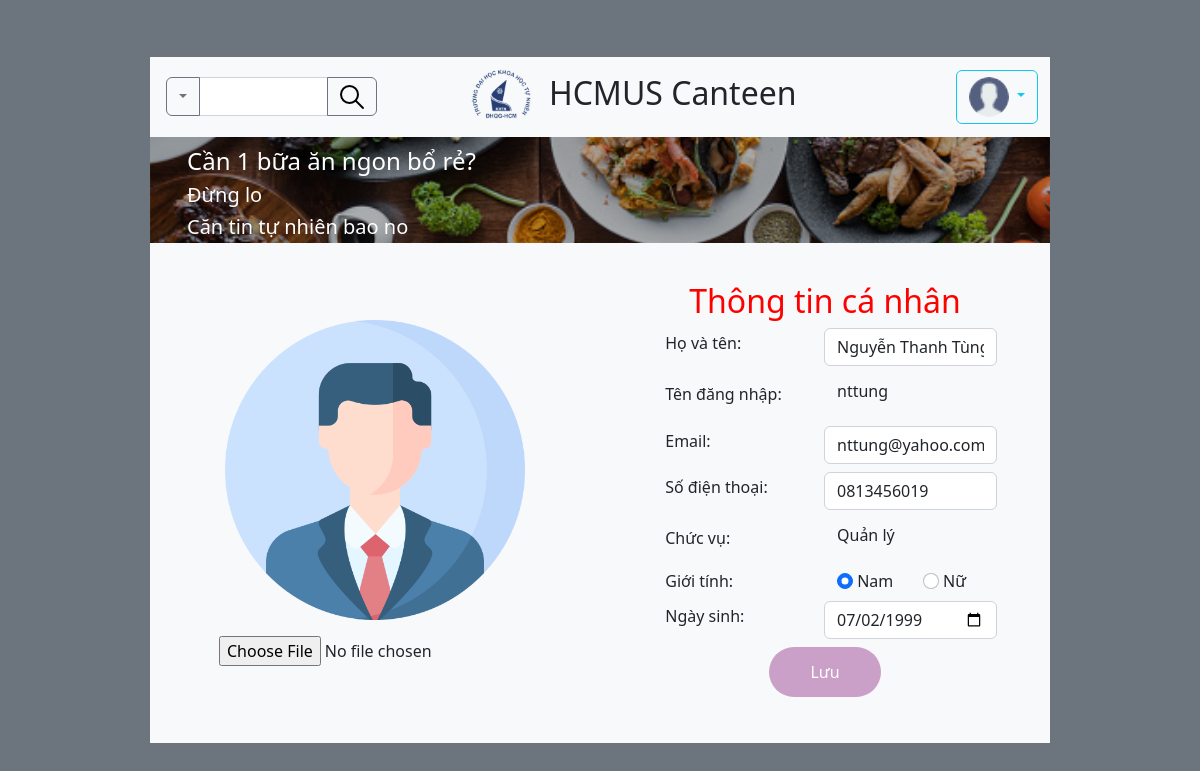
The app's page /View/profile.php (signed in) with its own data.
### tables this page shows
CREATE TABLE IF NOT EXISTS NGUOI_DUNG 
(
  USERNAME    varchar(20),
  PASSWORD    varchar(60) NOT NULL,
  ROLE        varchar(11) NOT NULL,
  IMAGE       text,
  HOTEN       varchar(30),
  GIOITINH    char(3),
  SDT         varchar(11),
  NGAYSINH    DATE,
  EMAIL       varchar(50),
  primary key (USERNAME)
);

### View/profile.php (the view, shortened to what this page needs)
<?php
include "../Model/db_connect.php";
$username = $_SESSION['username'];
$sql = "SELECT * FROM `nguoi_dung` WHERE `USERNAME` LIKE '$username'";
$query = $conn->query($sql);
$query->setFetchMode(PDO::FETCH_ASSOC);
$row = $query->fetch();
$imagepath = $row['IMAGE'] ?? '../images/png/profile.png';
?>
<!DOCTYPE html>
<html lang="en">
<head>
    <link href="https://cdn.jsdelivr.net/npm/bootstrap@5.2.3/dist/css/bootstrap.min.css" rel="stylesheet">
</head>
<body>
    <div class="vh-100 d-flex align-items-center justify-content-center bg-secondary">
        <div class="container w-75 bg-light">
            <?php include "./header.php" ?>
            <form action="../Control/update-profile.php" method="post" enctype="multipart/form-data" class="row overflow-auto" style="height: 500px">
                <div class="col-md-6 p-0 m-0 d-flex flex-column justify-content-center align-items-center">
                    <img src="<?php echo $imagepath ?>" class="img rounded" style="width: 300px; height: auto;" alt="profile">
                    <div class="row mt-3 align-items-center">
                    <input class="col" type="file" name="image" accept="image/*"/>
                    </div>
                </div>
                <div class="col-md-6 d-flex justify-content-center align-items-center">
                    <div class="w-75">
                        <div class="row h2 justify-content-center " style="color: #FD0000">Thông tin cá nhân</div>
                        <div class="row my-2 form-outline d-flex align-items-center">
                            <label class="col form-label" for="fullname">Họ và tên:</label>
                            <input type="text" id="fullname" name="fullname" class="col form-control" value="<?php echo $row['HOTEN'] ?>" required />
                        </div>
                        <div class="row my-3 ">
                            <div class="col">Tên đăng nhập:</div>
                            <div class="col h6"><?php echo $row['USERNAME'] ?></div>
                        </div>
                        <div class="row my-2 form-outline d-flex align-items-center ">
                            <label class="col form-label" for="email">Email:</label>
                            <input type="email" id="email" name="email" class="col form-control" value="<?php echo $row['EMAIL'] ?>" />
                        </div>
                        <div class="row my-2 form-outline d-flex align-items-center">
                            <label class="col form-label" for="sdt">Số điện thoại:</label>
                            <input type="tel" id="sdt" name="sdt" class="col form-control" value="<?php echo $row['SDT'] ?>" />
                        </div>
                        <div class="row my-3 ">
                            <div class="col">Chức vụ:</div>
                            <div class="col h6"><?php echo $row['ROLE'] ?></div>
                        </div>
                        <div class="row my-2 align-items-center ">
                            <label class="col-6 form-check-label" for="">Giới tính:</label>
                            <div class="col form-outline">
                                <input class="form-check-input" type="radio" name="gender" id="gender1" value="Nam" <?php if ($row['GIOITINH'] == 'Nam') echo 'checked' ?>>
                                <label class="form-check-label" for="gender1">Nam</label>
                            </div>
                            <div class="col form-outline">
                                <input class="form-check-input" type="radio" name="gender" id="gender2" value="Nữ" <?php if ($row['GIOITINH'] == 'Nữ') echo 'checked' ?>>
                                <label class="form-check-label" for="gender2">Nữ</label>
                            </div>
                        </div>
                        <div class="row my-2 form-outline d-flex align-items-center ">
                            <label class="col form-label" for="date">Ngày sinh:</label>
                            <input type="date" id="date" name="date" class="col form-control" value="<?php echo $row['NGAYSINH'] ?>" required />
                        </div>
                        <div class="text-center my-2 ">
                            <button type="submit" class="btn text-white" style="border-radius: 8rem; padding: 0.75rem 2.5rem; background: #CA9FC8;">Lưu</button>
                        </div>
                    </div>
            </form>
        </div>
    </div>
</body>
</html>

### records on screen
nguoi_dung: fullname "Nguyễn Thanh Tùng", USERNAME "nttung", email "nttung@yahoo.com", sdt "0813456019", ROLE "Quản lý", GIOITINH "☑ Nam", GIOITINH "☐ Nữ", date "07/02/1999"
